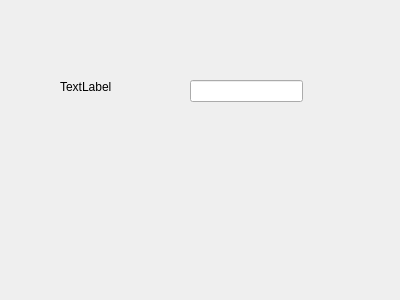
<?xml version="1.0" encoding="UTF-8"?>
<ui version="4.0">
 <class>MyForm</class>
 <widget class="QWidget" name="MyForm">
  <property name="geometry">
   <rect>
    <x>0</x>
    <y>0</y>
    <width>400</width>
    <height>300</height>
   </rect>
  </property>
  <property name="windowTitle">
   <string>Form</string>
  </property>
  <widget class="MyLineEdit" name="MyQLineEdit">
   <property name="geometry">
    <rect>
     <x>190</x>
     <y>80</y>
     <width>113</width>
     <height>22</height>
    </rect>
   </property>
  </widget>
  <widget class="QLabel" name="label">
   <property name="geometry">
    <rect>
     <x>60</x>
     <y>80</y>
     <width>59</width>
     <height>14</height>
    </rect>
   </property>
   <property name="text">
    <string>TextLabel</string>
   </property>
  </widget>
 </widget>
 <customwidgets>
  <customwidget>
   <class>MyLineEdit</class>
   <extends>QLineEdit</extends>
   <header>MyLineEdit.h</header>
   <slots>
    <signal>sendText(QString)</signal>
    <slot>responseReturn()</slot>
   </slots>
  </customwidget>
 </customwidgets>
 <resources/>
 <connections>
  <connection>
   <sender>MyQLineEdit</sender>
   <signal>returnPressed()</signal>
   <receiver>MyQLineEdit</receiver>
   <slot>responseReturn()</slot>
   <hints>
    <hint type="sourcelabel">
     <x>264</x>
     <y>91</y>
    </hint>
    <hint type="destinationlabel">
     <x>251</x>
     <y>84</y>
    </hint>
   </hints>
  </connection>
  <connection>
   <sender>MyQLineEdit</sender>
   <signal>sendText(QString)</signal>
   <receiver>label</receiver>
   <slot>setText(QString)</slot>
   <hints>
    <hint type="sourcelabel">
     <x>199</x>
     <y>93</y>
    </hint>
    <hint type="destinationlabel">
     <x>91</x>
     <y>89</y>
    </hint>
   </hints>
  </connection>
 </connections>
</ui>
